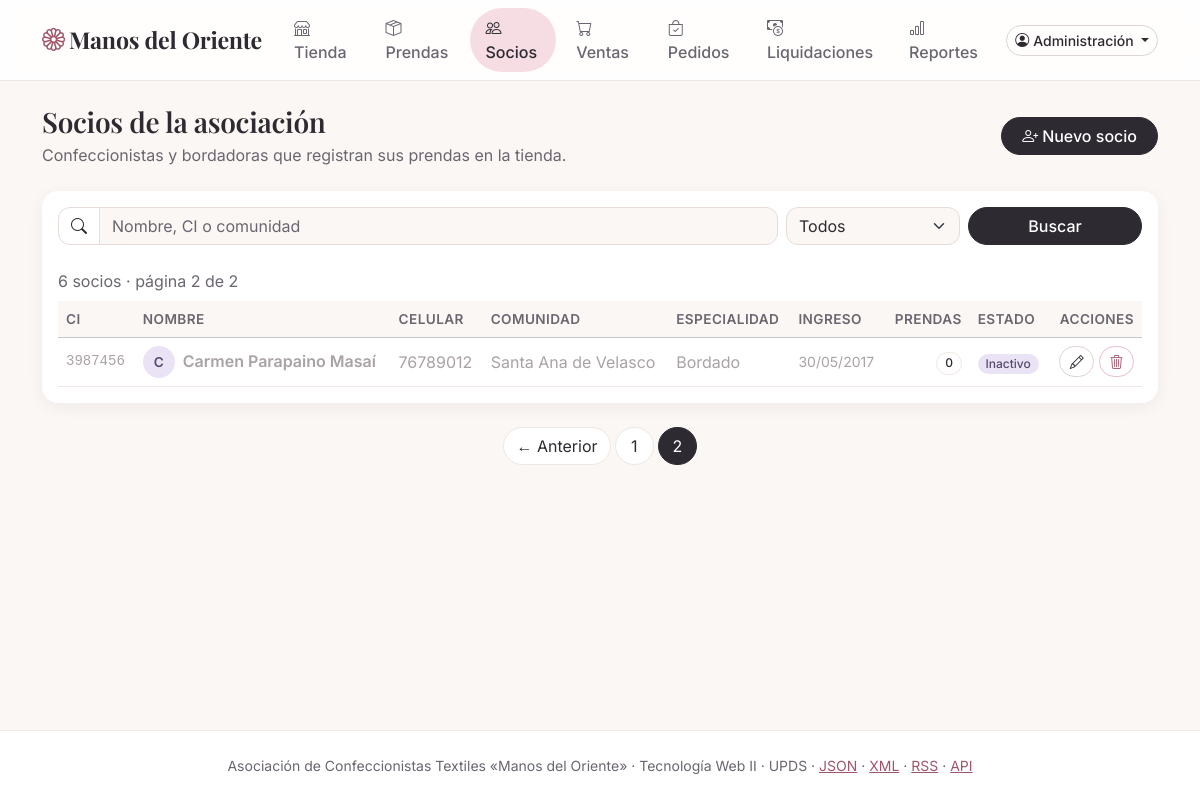
The app's page /socios.php?pagina=2 (signed in) with its own data.
### tables this page shows
CREATE TABLE socios (
    id             INT UNSIGNED  NOT NULL AUTO_INCREMENT,
    ci             VARCHAR(13)   NOT NULL COMMENT 'Cédula de identidad, con complemento opcional (1234567-1A)',
    nombre         VARCHAR(80)   NOT NULL,
    telefono       CHAR(8)       NOT NULL COMMENT 'Celular boliviano: 8 dígitos, empieza en 6 o 7',
    comunidad      VARCHAR(60)   NOT NULL,
    especialidad   ENUM('Costura', 'Bordado', 'Tejido', 'Estampado') NOT NULL,
    fecha_ingreso  DATE          NOT NULL,
    activo         TINYINT(1)    NOT NULL DEFAULT 1,
    creado_en      TIMESTAMP     NOT NULL DEFAULT CURRENT_TIMESTAMP,
    actualizado_en TIMESTAMP     NOT NULL DEFAULT CURRENT_TIMESTAMP ON UPDATE CURRENT_TIMESTAMP,
    PRIMARY KEY (id),
    UNIQUE KEY uq_socios_ci (ci),
    KEY ix_socios_nombre (nombre),
    CONSTRAINT ck_socios_telefono CHECK (telefono REGEXP '^[67][0-9]{7}$')
);

### src/Conexion.php (called while the page is built, shortened)
<?php
final class Conexion
{
    private static ?PDO $pdo = null;
    public static function obtener(): PDO
    {
        return self::$pdo ??= self::crear(configuracion_bd());
    }
    public static function crear(array $bd, bool $conBase = true): PDO
    {
        $dsn = "mysql:host={$bd['host']};port={$bd['puerto']};charset=utf8mb4" . ($conBase ? ";dbname={$bd['nombre']}" : '');
        $pdo = new PDO($dsn, $bd['usuario'], $bd['clave'], [
            PDO::ATTR_ERRMODE => PDO::ERRMODE_EXCEPTION,
            PDO::ATTR_DEFAULT_FETCH_MODE => PDO::FETCH_ASSOC,
            PDO::ATTR_EMULATE_PREPARES => false,
        ]);
        $pdo->exec("SET time_zone = '-04:00'");
        return $pdo;
    }
}

### src/Repositorio/SocioRepositorio.php (called while the page is built, shortened)
<?php
final class SocioRepositorio
{
    public function paginar(int $pagina = 1, int $porPagina = 10, string $texto = '', ?bool $activos = null): Pagina
    {
        $condiciones = [];
        $parametros = [];
        $texto = trim($texto);
        $donde = $condiciones === [] ? '' : ' WHERE ' . implode(' AND ', $condiciones);
        $contar = $this->pdo->prepare("SELECT COUNT(*) FROM socios s$donde");
        $contar->execute($parametros);
        $total = (int) $contar->fetchColumn();
        $pagina = Pagina::normalizar($pagina, $total, $porPagina);
        $consulta = $this->pdo->prepare('SELECT ' . self::COLUMNAS . ', COUNT(p.id) AS productos, COALESCE(SUM(p.stock), 0) AS unidades
            FROM socios s LEFT JOIN productos p ON p.socio_id = s.id' . $donde . '
            GROUP BY s.id ORDER BY s.activo DESC, s.nombre LIMIT :limite OFFSET :desde');
        $consulta->bindValue('limite', $porPagina, PDO::PARAM_INT);
        $consulta->bindValue('desde', ($pagina - 1) * $porPagina, PDO::PARAM_INT);
        $consulta->execute();
        $elementos = array_map(fn(array $f): array => [
            'socio' => self::hidratar($f), 'productos' => (int) $f['productos'], 'unidades' => (int) $f['unidades'],
        ], $consulta->fetchAll());
        return new Pagina($elementos, $total, $pagina, $porPagina);
    }
    public static function hidratar(array $fila, string $prefijo = ''): Socio
    {
        return new Socio(
            ci: $fila[$prefijo . 'ci'],
            nombre: $fila[$prefijo . 'nombre'],
            telefono: $fila[$prefijo . 'telefono'],
            comunidad: $fila[$prefijo . 'comunidad'],
            especialidad: $fila[$prefijo . 'especialidad'],
            fechaIngreso: $fila[$prefijo . 'fecha_ingreso'],
            activo: (bool) $fila[$prefijo . 'activo'],
            id: (int) $fila[$prefijo . 'id'],
        );
    }
}

### src/Repositorio/Pagina.php (called while the page is built, shortened)
<?php
final readonly class Pagina
{
    public function paginas(): int
    {
        return max(1, (int) ceil($this->total / $this->porPagina));
    }
    public function hayAnterior(): bool
    {
        return $this->pagina > 1;
    }
    public function haySiguiente(): bool
    {
        return $this->pagina < $this->paginas();
    }
    public static function normalizar(mixed $pedida, int $total, int $porPagina): int
    {
        $pagina = filter_var($pedida, FILTER_VALIDATE_INT, ['options' => ['min_range' => 1]]) ?: 1;
        return min($pagina, max(1, (int) ceil($total / $porPagina)));
    }
}

### src/Modelo/Socio.php (called while the page is built, shortened)
<?php
final readonly class Socio
{
    public function fechaIngresoTexto(): string
    {
        return DateTimeImmutable::createFromFormat('!Y-m-d', $this->fechaIngreso)->format('d/m/Y');
    }
}

### src/Seguridad.php (called while the page is built, shortened)
<?php
final readonly class UsuarioSesion
{
    public function puede(string $permiso): bool
    {
        return in_array($this->rol, PERMISOS[$permiso] ?? [], true);
    }
    public static function desdeFila(array $fila): self
    {
        return new self((int) $fila['id'], (string) $fila['correo'], (string) $fila['nombre'], (string) $fila['rol'],
            $fila['socio_id'] === null ? null : (int) $fila['socio_id']);
    }
}
function es_https(): bool
{
    return (!empty($_SERVER['HTTPS']) && $_SERVER['HTTPS'] !== 'off')
        || strtolower((string) ($_SERVER['HTTP_X_FORWARDED_PROTO'] ?? '')) === 'https';
}
function iniciar_sesion(): void
{
    if (session_status() === PHP_SESSION_ACTIVE || PHP_SAPI === 'cli') {
        return;
    }
    $ahora = time();
}
function usuario_actual(): ?UsuarioSesion
{
    $u = $_SESSION['usuario'] ?? null;
    return is_array($u) ? UsuarioSesion::desdeFila($u) : null;
}
function exigir_usuario(string $permiso = ''): UsuarioSesion
{
    $u = usuario_actual();
    return $u;
}

### public/socios.php (the view, shortened to what this page needs)
<?php
$usuario = exigir_usuario('socios.ver');
$q = texto($_GET, 'q');
$estado = texto($_GET, 'estado');
$activos = match ($estado) { 'activos' => true, 'inactivos' => false, default => null };
$resultado = (new SocioRepositorio(Conexion::obtener()))->paginar(
    pagina: (int) filter_var(texto($_GET, 'pagina', '1'), FILTER_VALIDATE_INT, ['options' => ['default' => 1]]),
    porPagina: POR_PAGINA,
    texto: $q,
    activos: $activos,
);
require __DIR__ . '/../plantillas/cabecera.php';
?>
<div class="d-flex flex-wrap justify-content-between align-items-center gap-3 mb-4">
  <div>
    <h1 class="h3 mb-1">Socios de la asociación</h1>
    <p class="text-secondary mb-0">Confeccionistas y bordadoras que registran sus prendas en la tienda.</p>
  </div>
  <a class="btn btn-marca" href="/socio_form.php" data-modal data-titulo="Registrar socio"><i class="bi bi-person-plus me-1"></i>Nuevo socio</a>
</div>
<div class="card shadow-sm border-0">
  <div class="card-body">
    <form method="get" action="/socios.php" role="search" class="row g-2 mb-3">
      <div class="col-md-8">
        <div class="input-group">
          <span class="input-group-text bg-white"><i class="bi bi-search"></i></span>
          <input id="q" name="q" type="search" class="form-control" value="<?= e($q) ?>" placeholder="Nombre, CI o comunidad" maxlength="60">
        </div>
      </div>
      <div class="col-6 col-md-2">
        <select id="estado" name="estado" class="form-select">
          <option value="">Todos</option>
        </select>
      </div>
      <div class="col-6 col-md-2 d-grid"><button type="submit" class="btn btn-marca">Buscar</button></div>
    </form>
    <div class="table-responsive">
    <table class="table table-hover align-middle mb-0">
      <caption class="caption-top"><?= $resultado->total ?> socios<?= $resultado->paginas() > 1 ? " · página {$resultado->pagina} de {$resultado->paginas()}" : '' ?></caption>
      <thead class="table-light"><tr><th scope="col">CI</th><th scope="col">Nombre</th><th scope="col">Celular</th><th scope="col">Comunidad</th><th scope="col">Especialidad</th><th scope="col">Ingreso</th><th scope="col" class="text-end">Prendas</th><th scope="col">Estado</th><th scope="col" class="text-end">Acciones</th></tr></thead>
      <tbody>
      <?php foreach ($resultado->elementos as ['socio' => $s, 'productos' => $prendas]): ?>
        <tr<?= $s->activo ? '' : ' class="agotado"' ?>>
          <td class="font-monospace small"><?= e($s->ci) ?></td>
          <td class="fw-semibold"><span class="avatar me-2" aria-hidden="true"><?= e(mb_substr($s->nombre, 0, 1)) ?></span><?= e($s->nombre) ?></td>
          <td><?= e($s->telefono) ?></td>
          <td><?= e($s->comunidad) ?></td>
          <td><?= e($s->especialidad) ?></td>
          <td class="small text-nowrap"><?= e($s->fechaIngresoTexto()) ?></td>
          <td class="text-end"><span class="badge rounded-pill text-bg-light border"><?= $prendas ?></span></td>
          <td><?= $s->activo ? '<span class="badge text-bg-success">Activo</span>' : '<span class="badge text-bg-secondary">Inactivo</span>' ?></td>
          <td class="text-end text-nowrap acciones">
            <a class="btn btn-sm btn-outline-secondary" href="/socio_form.php?id=<?= $s->id ?>" data-modal data-titulo="Editar socio" title="Editar"><i class="bi bi-pencil"></i><span class="visually-hidden">Editar</span></a>
            <?php if ($usuario->puede('socios.eliminar')): ?>
            <form method="post" action="/socio_eliminar.php" class="d-inline" data-confirmar="Se eliminará a <?= e($s->nombre) ?> (CI <?= e($s->ci) ?>). Esta acción no se puede deshacer." data-confirmar-titulo="¿Eliminar este socio?">
              <button type="submit" class="btn btn-sm btn-outline-danger"<?= $prendas > 0 ? ' disabled title="Tiene prendas registradas"' : ' title="Eliminar"' ?>><i class="bi bi-trash3"></i><span class="visually-hidden">Eliminar</span></button>
            </form>
            <?php endif; ?>
          </td>
        </tr>
      <?php endforeach; ?>
      </tbody>
    </table>
    </div>
  </div>
</div>
<?= paginacion($resultado, '/socios.php', ['q' => $q, 'estado' => $estado]) ?>
<?php require __DIR__ . '/../plantillas/pie.php'; ?>

### public/css/estilo.css (style rules this page uses)
:root { --crema: #fbf7f4; --tinta: #2d2a32; --tinta-suave: #6b6570; --rosa: #f6dde3; --rosa-medio: #ebbcc6; --rosa-texto: #a0566a; --lavanda: #e9e3f5; --menta: #dff1e8; --durazno: #fde8db; --salvia: #4c7a69; --borde: #efe7e3; --bs-body-bg: var(--crema); --bs-body-color: var(--tinta); --bs-body-font-family: "Inter", "Segoe UI", system-ui, sans-serif; --bs-link-color-rgb: 160, 86, 106; --bs-link-hover-color-rgb: 45, 42, 50; --bs-border-color: var(--borde); --bs-border-radius: .75rem; --bs-secondary-color: var(--tinta-suave); }
h1, h2, .h1, .h2, .h3, .display-6, .navbar-brand, .modal-title { font-family: "Playfair Display", Georgia, serif; letter-spacing: -.01em; }
.text-secondary { color: var(--tinta-suave) !important; }
.btn { border-radius: 50rem; font-weight: 500; }
.btn-marca { --bs-btn-color: #fff; --bs-btn-bg: var(--tinta); --bs-btn-border-color: var(--tinta); --bs-btn-hover-color: #fff; --bs-btn-hover-bg: #4a4452; --bs-btn-hover-border-color: #4a4452; --bs-btn-active-bg: #1f1c23; --bs-btn-active-border-color: #1f1c23; --bs-btn-disabled-bg: var(--tinta); --bs-btn-disabled-border-color: var(--tinta); padding-inline: 1.25rem; }
.btn-outline-secondary { --bs-btn-color: var(--tinta); --bs-btn-border-color: #ddd3cf; --bs-btn-hover-bg: var(--crema); --bs-btn-hover-color: var(--tinta); --bs-btn-hover-border-color: #cfc3be; --bs-btn-active-bg: var(--rosa); --bs-btn-active-color: var(--tinta); }
.btn-outline-danger { --bs-btn-color: var(--rosa-texto); --bs-btn-border-color: var(--rosa-medio); --bs-btn-hover-bg: var(--rosa); --bs-btn-hover-color: #7d3346; --bs-btn-hover-border-color: var(--rosa-medio); --bs-btn-disabled-color: #c9a7af; --bs-btn-disabled-border-color: #eddde1; }
.form-control, .form-select, .input-group-text { border-color: #e6dcd8; }
.card { --bs-card-bg: #fff; --bs-card-border-radius: 1rem; }
.shadow-sm { box-shadow: 0 .25rem 1rem rgba(45, 42, 50, .06) !important; }
.input-group { position: relative; }
.badge { font-weight: 500; }
.badge.text-bg-secondary { background: var(--lavanda) !important; color: #554a6e !important; }
.badge.text-bg-light { background: #fff !important; color: var(--tinta) !important; }
.table { --bs-table-bg: #fff; --bs-table-hover-bg: #fdf6f7; }
.table > thead th { font-weight: 600; font-size: .85rem; color: var(--tinta-suave); text-transform: uppercase; letter-spacing: .03em; }
.table-light { --bs-table-bg: var(--crema); }
.table caption { color: var(--tinta-suave); }
.table tr.agotado td { color: #a9a2a6; }
.avatar { display: inline-flex; align-items: center; justify-content: center; width: 2rem; height: 2rem; border-radius: 50%; background: var(--lavanda); color: #554a6e; font-size: .85rem; font-weight: 600; }
.acciones .btn { --bs-btn-padding-x: .6rem; }

### records on screen
socios: ci "3987456", nombre "C", nombre "Carmen Parapaino Masaí", telefono "76789012", comunidad "Santa Ana de Velasco", especialidad "Bordado", fecha_ingreso "30/05/2017", prendas "0", activo "Inactivo"

### other values on screen
NOMBRE_TIENDA "Manos del Oriente"
$texto "Tienda"
$texto "Prendas"
$texto "Socios"
$texto "Ventas"
$texto "Pedidos"
$texto "Liquidaciones"
$texto "Reportes"
$usuarioSesion->nombre "Administración"
$resultado->total "6"
$resultado->pagina "2"
$resultado->paginas() "2"
NOMBRE_ASOCIACION "Asociación de Confeccionistas Textiles «Manos del Oriente»"
